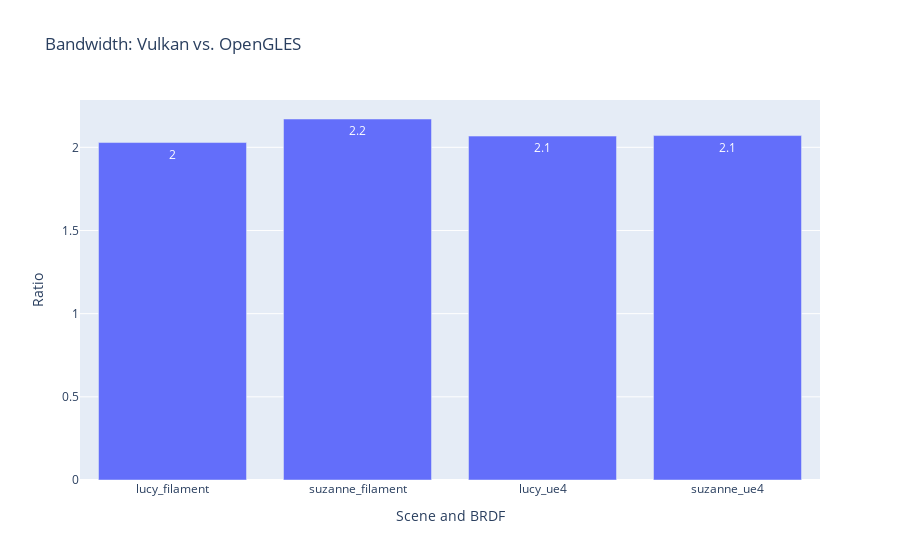

Here is the notebook cell this chart was saved with:
### Code cell
### Bandwidth versus API

df_bw_vs = df_bw_10x.pivot_table(
    index = ["brdf", "scene"],
    columns = "api",
    values = "bandwidth [MB/frame]"
)

df_bw_vs["vk_vs_gles"] = df_bw_vs["vk"] / df_bw_vs["gles"]
df_bw_vs = df_bw_vs["vk_vs_gles"].reset_index()
df_bw_vs["name"] = df_bw_vs["scene"] + "_" + df_bw_vs["brdf"]

fig = px.bar(df_bw_vs, x = "name", y = "vk_vs_gles", text_auto=".2",
            title="Bandwidth: Vulkan vs. OpenGLES",
            labels = {
                "bandwidth [MB/frame]": "Bandwidth [MB / frame]",
                "name": "Scene and BRDF",
                "vk_vs_gles": "Ratio",
            },
)
fig

### Figure 1 — Plotly figure (JSON) as saved in the notebook; plotly's stock layout.template omitted (floating-point values rounded to 4 significant figures)
{"data": [{"alignmentgroup": "True", "hovertemplate": "Scene and BRDF=%{x}<br>Ratio=%{y}<extra></extra>", "legendgroup": "", "marker": {"color": "#636efa", "pattern": {"shape": ""}}, "name": "", "offsetgroup": "", "orientation": "v", "showlegend": false, "textposition": "auto", "texttemplate": "%{y:.2}", "type": "bar", "x": ["lucy_filament", "suzanne_filament", "lucy_ue4", "suzanne_ue4"], "xaxis": "x", "y": [2.029, 2.17, 2.068, 2.071], "yaxis": "y"}], "layout": {"autosize": true, "barmode": "relative", "legend": {"tracegroupgap": 0}, "title": {"text": "Bandwidth: Vulkan vs. OpenGLES"}, "xaxis": {"anchor": "y", "autorange": true, "domain": [0, 1], "range": [-0.5, 3.5], "title": {"text": "Scene and BRDF"}, "type": "category"}, "yaxis": {"anchor": "x", "autorange": true, "domain": [0, 1], "range": [0, 2.285], "title": {"text": "Ratio"}, "type": "linear"}}}
